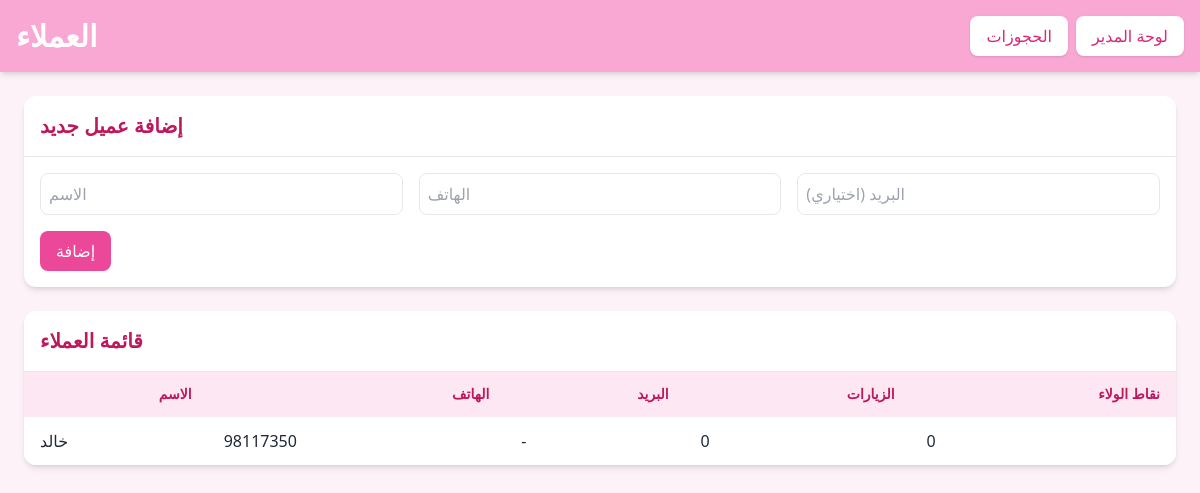
The app's page /customers (signed in), older data.
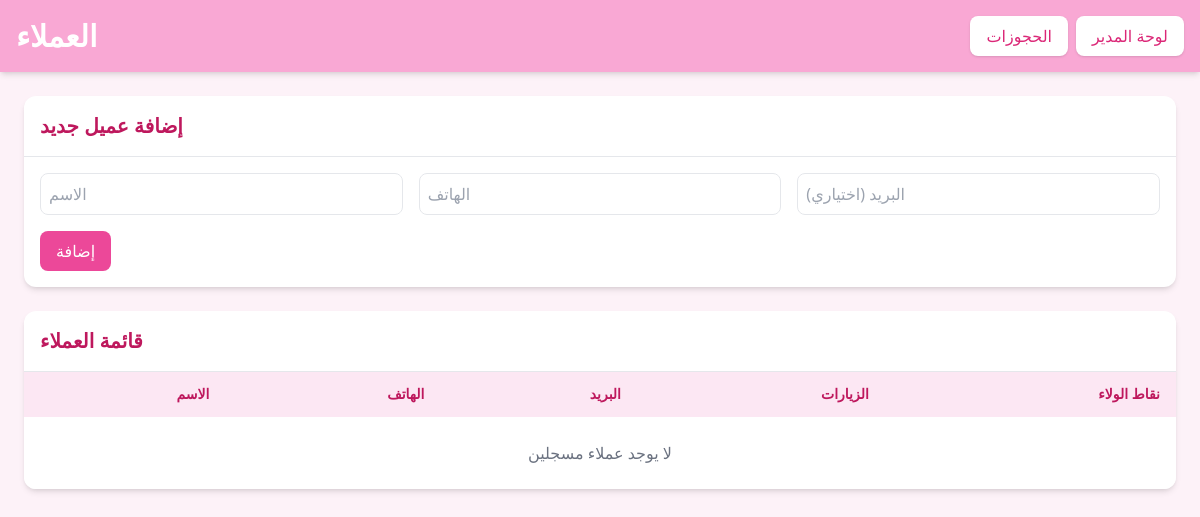
The same page, newer data.
### models.py (models this page shows)
class Customer(db.Model):
    id = db.Column(db.Integer, primary_key=True)
    name = db.Column(db.String(100), nullable=False)
    phone = db.Column(db.String(20), unique=True, nullable=False)
    email = db.Column(db.String(120))
    visits = db.Column(db.Integer, default=0)
    loyalty_points = db.Column(db.Integer, default=0)

### routes/main.py (the view)
@main_bp.route('/customers')
def customers():
    if session.get('role') != 'admin':
        return "Access Denied", 403
    customers = Customer.query.all()
    return render_template('customers.html', customers=customers)

### templates/customers.html (shortened to what this page needs)
<!DOCTYPE html>
<html lang="ar">
<head>
<script src="https://cdn.tailwindcss.com"></script>
</head>
<body class="bg-pink-50 font-sans">
<header class="bg-pink-300 p-4 shadow-md">
  <div class="flex items-center justify-between">
    <h1 class="text-3xl font-bold text-white">العملاء</h1>
    <nav class="flex items-center gap-2">
      <a href="{{ url_for('main.pos_bookings') }}" class="bg-white text-pink-600 py-2 px-4 rounded-lg shadow hover:bg-pink-100 transition">الحجوزات</a>
      <a href="{{ url_for('main.admin_dashboard') }}" class="bg-white text-pink-600 py-2 px-4 rounded-lg shadow hover:bg-pink-100 transition">لوحة المدير</a>
    </nav>
  </div>
</header>
<main class="p-6">
  <div class="bg-white rounded-xl shadow-md overflow-hidden mb-6">
    <div class="p-4 border-b">
      <h2 class="text-xl font-semibold text-pink-700">إضافة عميل جديد</h2>
    </div>
    <form action="{{ url_for('main.add_customer') }}" method="POST" class="p-4 grid md:grid-cols-3 gap-4">
      <input type="text" name="name" placeholder="الاسم" class="p-2 border rounded-lg" required>
      <input type="text" name="phone" placeholder="الهاتف" class="p-2 border rounded-lg" required>
      <input type="email" name="email" placeholder="البريد (اختياري)" class="p-2 border rounded-lg">
      <div class="md:col-span-3">
        <button type="submit" class="bg-pink-500 text-white py-2 px-4 rounded-lg hover:bg-pink-600">إضافة</button>
      </div>
    </form>
  </div>
  <div class="bg-white rounded-xl shadow-md overflow-hidden">
    <div class="p-4 border-b">
      <h2 class="text-xl font-semibold text-pink-700">قائمة العملاء</h2>
    </div>
    <div class="overflow-x-auto">
      <table class="min-w-full divide-y divide-pink-100">
        <thead class="bg-pink-100">
          <tr>
            <th class="px-4 py-3 text-right text-sm font-semibold text-pink-700">الاسم</th>
            <th class="px-4 py-3 text-right text-sm font-semibold text-pink-700">الهاتف</th>
            <th class="px-4 py-3 text-right text-sm font-semibold text-pink-700">البريد</th>
            <th class="px-4 py-3 text-right text-sm font-semibold text-pink-700">الزيارات</th>
            <th class="px-4 py-3 text-right text-sm font-semibold text-pink-700">نقاط الولاء</th>
          </tr>
        </thead>
        <tbody class="bg-white divide-y divide-gray-100">
          {% for c in customers %}
          <tr class="hover:bg-pink-50">
            <td class="px-4 py-3 text-gray-800">{{ c.name }}</td>
            <td class="px-4 py-3 text-gray-800">{{ c.phone }}</td>
            <td class="px-4 py-3 text-gray-800">{{ c.email or '-' }}</td>
            <td class="px-4 py-3 text-gray-800">{{ c.visits }}</td>
            <td class="px-4 py-3 text-gray-800">{{ c.loyalty_points }}</td>
          </tr>
          {% else %}
          <tr>
            <td colspan="5" class="px-4 py-6 text-center text-gray-500">لا يوجد عملاء مسجلين</td>
          </tr>
          {% endfor %}
        </tbody>
      </table>
    </div>
  </div>
</main>
</body>
</html>

Row changes from the older to the newer data that the page shows:
removed Customer: name "خالد", phone "98117350", email "-", visits "0", loyalty_points "0"
Text that changed along with them:
text now shown: "لا يوجد عملاء مسجلين"
